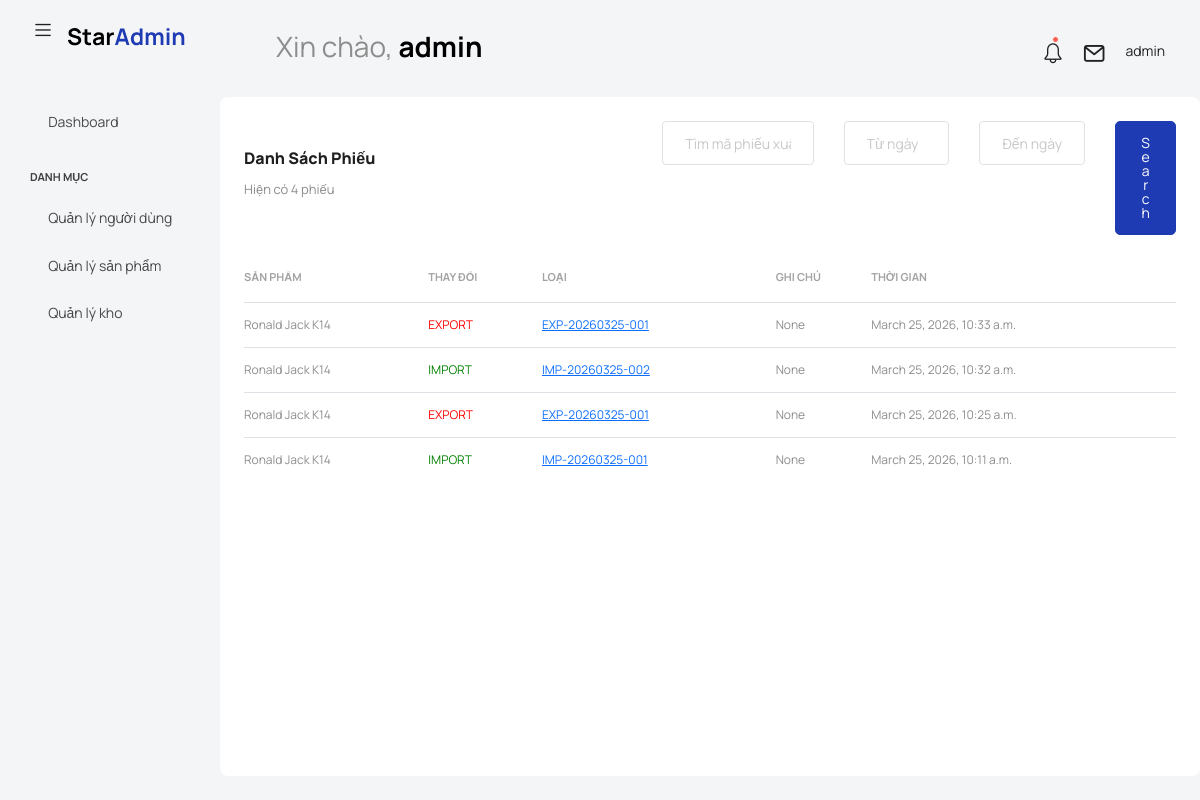
Page /stockhistory/ (signed in) on the earlier database version.
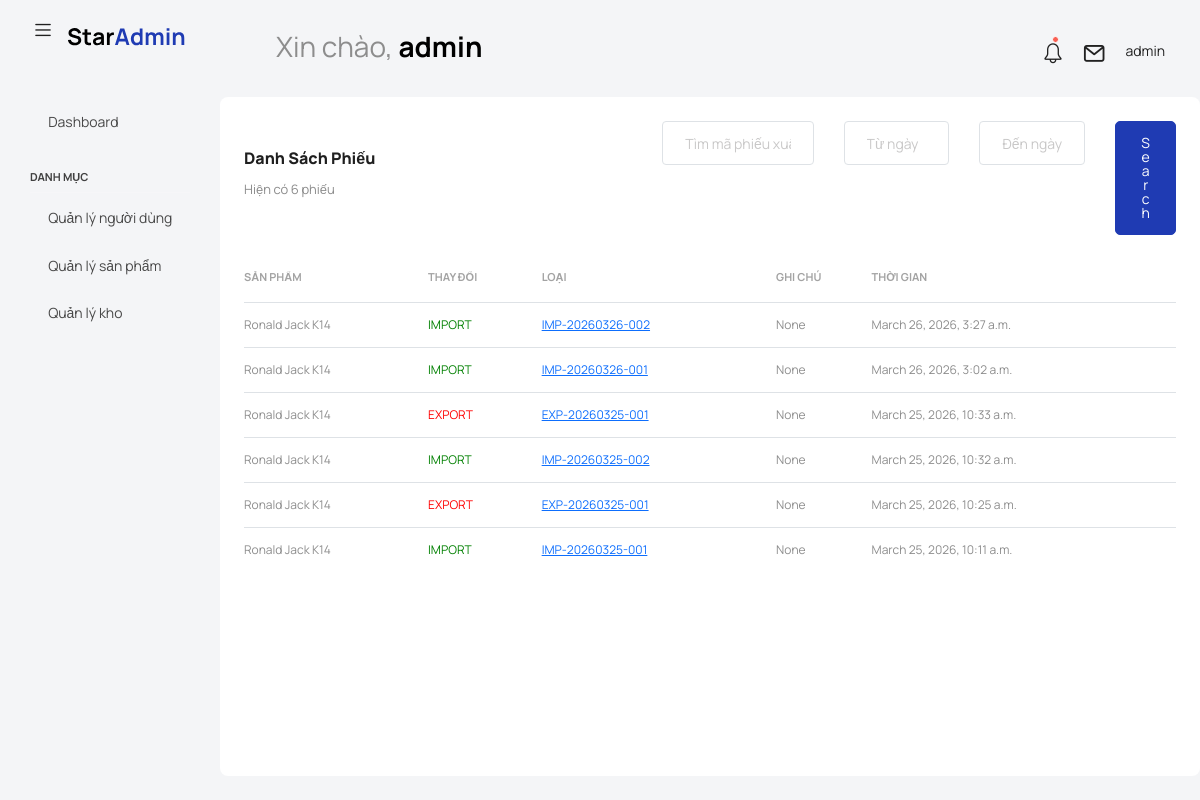
Same page on the later database version.
### stockmovement/models.py (models this page shows, shortened)
class StockMovement(models.Model):
    MOVEMENT_TYPE_CHOICES = (
        ("IMPORT", "Import"),
        ("EXPORT", "Export"),
        ("ADJUST", "Adjust"),
    )
    product = models.ForeignKey(Product, on_delete=models.CASCADE)
    movement_type  = models.CharField(
        max_length=10,
        choices=MOVEMENT_TYPE_CHOICES
    )
    quantity = models.IntegerField()
    reference_code = models.CharField(null=False)
    note = models.TextField(null=True, blank=True)
    created_by = models.ForeignKey(User, on_delete=models.CASCADE)
    created_at = models.DateTimeField(auto_now_add=True)

### product/models.py (models this page shows, shortened)
class Product(models.Model):
    name = models.CharField(max_length=200)
    sku = models.CharField(
        max_length=50,
        unique=True,
        editable=False
    )
    category = models.ForeignKey(Category, on_delete=models.CASCADE)
    sell_price = models.DecimalField(max_digits=10, decimal_places=2)
    import_price = models.DecimalField(max_digits=10, decimal_places=2)
    quantity_in_stock = models.IntegerField(default=0)
    min_stock_level = models.IntegerField(default=1)
    image = models.ImageField(upload_to="products/")
    is_active = models.BooleanField(default=True)
    created_at = models.DateTimeField(auto_now_add=True)
    updated_at = models.DateTimeField(auto_now=True)

### stockmovement/views.py (the view)
# urls.py: path('', stock_history, name='stock_history'),
@login_required
def stock_history(request):
    histories = StockMovement.objects.select_related('product').order_by('-created_at')
    return render(request, 'stock_history/stock_history.html', {'histories': histories})

### activitylog/utils/current_user.py (called while the page is built)
def set_current_user(user):
    _user.value = user

### templates/stock_history/stock_history.html (shortened to what this page needs)
{% extends "base.html" %}
{% load static %}
{% block content %}
<link rel="stylesheet" href="https://cdn.jsdelivr.net/npm/flatpickr/dist/flatpickr.min.css">
<div class="row flex-grow">
  <div class="col-12 grid-margin stretch-card">
    <div class="card card-rounded">
      <div class="card-body">
        <div class="d-sm-flex justify-content-between align-items-center">
          <div class="col-md-3">
            <h4 class="card-title card-title-dash">Danh sách phiếu </h4>
            <p class="card-subtitle card-subtitle-dash">
              Hiện có {{ histories.count }} phiếu
            </p>
          </div>
          <form method="GET" class="row col-md-7">
            <div class="col-md-4">
              <input type="text"
                     name="search"
                     class="form-control"
                     placeholder="Tìm mã phiếu xuất">
            </div>
            <div class="col-md-3">
              <input type="text"
                     name="from_date"
                     id="from_date"
                     class="form-control"
                     placeholder="Từ ngày">
            </div>
            <div class="col-md-3">
              <input type="text"
                     name="to_date"
                     id="to_date"
                     class="form-control"
                     placeholder="Đến ngày">
            </div>
            <div class="col-md-2">
              <button class="btn btn-primary w-100">Search</button>
            </div>
          </form>
        </div>
        <div class="table-responsive mt-3">
          <table class="table select-table">
            <thead>
              <tr>
            <th>Sản phẩm</th>
            <th>Thay đổi</th>
            <th>Loại</th>
            <th>Ghi chú</th>
            <th>Thời gian</th>
        </tr>
            </thead>
            <tbody>
              {% for h in histories %}
        <tr>
            <td>{{ h.product.name }}</td>
            <td>
    {% if h.movement_type == "IMPORT" %}
        <span style="color:green;">IMPORT</span>
    {% elif h.movement_type == "EXPORT" %}
        <span style="color:red;">EXPORT</span>
    {% elif h.movement_type == "ADJUST" %}
        <span style="color:orange;">ADJUST</span>
    {% endif %}
</td>
            <td>
                {% if h.movement_type == "IMPORT" %}
        <a href="{% url 'detail_import_order' h.reference_code %}">
        {{ h.reference_code }}
    </a>
    {% elif h.movement_type == "EXPORT" %}
       <a href="{% url 'detail_export_order' h.reference_code %}">
        {{ h.reference_code }}
    </a>
{% endif %}
</td>
            <td>{{ h.note }}</td>
            <td>{{ h.created_at }}</td>
        </tr>
        {% endfor %}
            </tbody>
          </table>
        </div>
      </div>
    </div>
  </div>
</div>
{% endblock %}

Differences in the rows shown:
added StockMovement: product.name "Ronald Jack K14", movement_type "IMPORT", reference_code "IMP-20260326-002", note "None", created_at "March 26, 2026, 3:27 a.m."
added StockMovement: product.name "Ronald Jack K14", movement_type "IMPORT", reference_code "IMP-20260326-001", note "None", created_at "March 26, 2026, 3:02 a.m."
Other differences:
{{ histories.count }}: "4" → "6"
